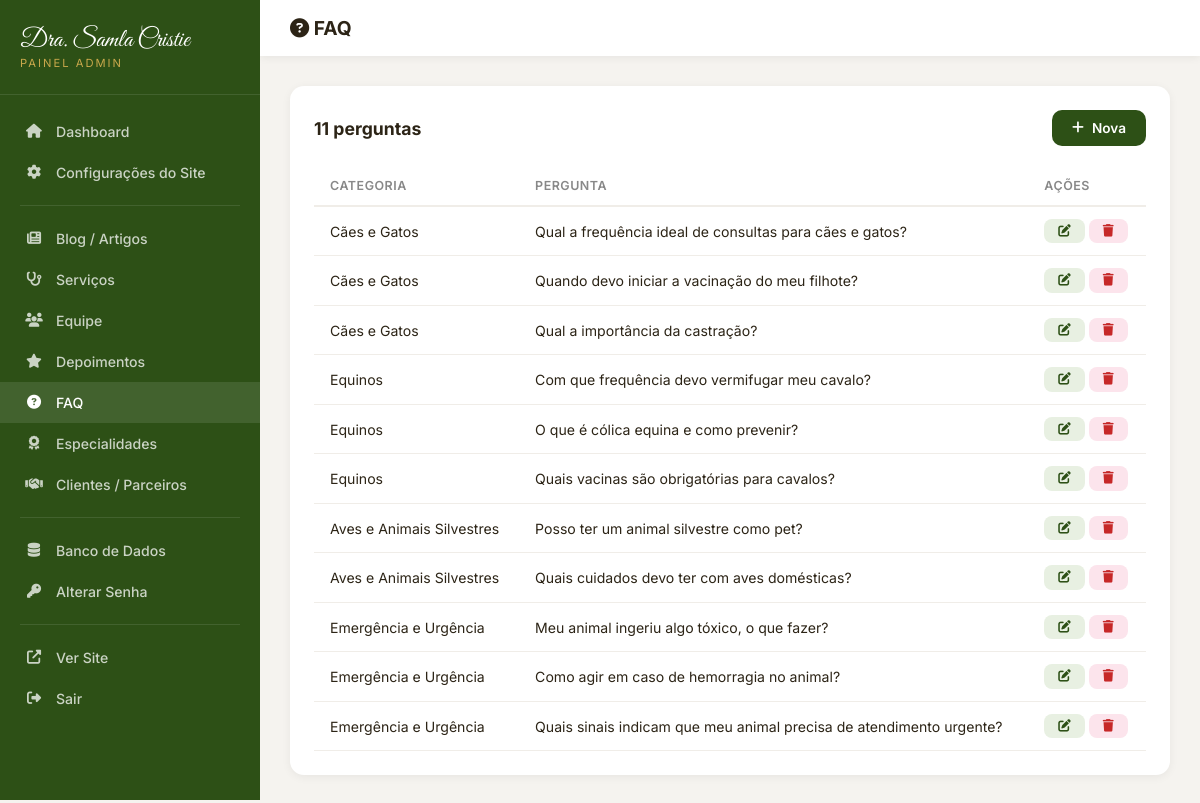
Screenshot of /admin/faq.php (signed in) with the database file from the repository.
### tables this page shows
CREATE TABLE IF NOT EXISTS `faq` (
    `id` INT AUTO_INCREMENT PRIMARY KEY,
    `category` VARCHAR(100) NOT NULL,
    `category_icon` VARCHAR(50) DEFAULT 'fas fa-paw',
    `question` VARCHAR(500) NOT NULL,
    `answer` TEXT NOT NULL,
    `sort_order` INT DEFAULT 0,
    `active` TINYINT(1) DEFAULT 1,
    `created_at` TIMESTAMP DEFAULT CURRENT_TIMESTAMP
);

### config.php (called while the page is built, shortened)
<?php
function e($str) {
    return htmlspecialchars($str ?? '', ENT_QUOTES, 'UTF-8');
}

### admin/faq.php (the view, shortened to what this page needs)
<?php
$db = getDB(); $msg = ''; $editItem = null;
$items=$db->query("SELECT * FROM faq ORDER BY sort_order")->fetchAll();
?>
<!DOCTYPE html><html lang="pt-BR"><head><meta charset="UTF-8"><meta name="viewport" content="width=device-width,initial-scale=1.0"><title>FAQ - Admin</title>
<link rel="stylesheet" href="https://cdnjs.cloudflare.com/ajax/libs/font-awesome/6.5.1/css/all.min.css"><link rel="stylesheet" href="admin.css"></head><body>
<div class="admin-wrapper"><?php include 'sidebar.php'; ?>
<div class="main-content"><div class="topbar"><div style="display:flex;align-items:center;gap:12px;"><h2><i class="fas fa-question-circle"></i> FAQ</h2></div></div>
<div class="content">
<?php if($editItem!==null):?>
<div class="admin-card"><form method="POST"><input type="hidden" name="id" value="<?=e($editItem['id'])?>">
<div class="form-grid">
<div class="form-group"><label>Categoria</label><input type="text" name="category" value="<?=e($editItem['category'])?>" required placeholder="Ex: Cães e Gatos"></div>
<div class="form-group"><label>Ícone da Categoria</label><input type="text" name="category_icon" value="<?=e($editItem['category_icon'])?>" placeholder="fas fa-paw"></div>
<div class="form-group form-full"><label>Pergunta</label><input type="text" name="question" value="<?=e($editItem['question'])?>" required></div>
<div class="form-group form-full"><label>Resposta (aceita HTML)</label><textarea name="answer" rows="4"><?=e($editItem['answer'])?></textarea></div>
<div class="form-group"><label>Ordem</label><input type="number" name="sort_order" value="<?=e($editItem['sort_order'])?>"></div>
<div class="form-group"><label style="margin-bottom:10px;">Status</label><label style="display:flex;align-items:center;gap:8px;font-size:0.9rem;text-transform:none;letter-spacing:0;"><input type="checkbox" name="active" <?=$editItem['active']?'checked':''?>> Ativo</label></div>
</div><div class="form-actions"><button type="submit" class="btn-save"><i class="fas fa-save"></i> Salvar</button><a href="faq.php" class="btn-cancel">Cancelar</a></div></form></div>
<?php else:?>
<div class="admin-card"><div class="admin-card-header"><h3><?=count($items)?> perguntas</h3><a href="faq.php?new=1" class="btn-add"><i class="fas fa-plus"></i> Nova</a></div>
<table class="admin-table"><thead><tr><th>Categoria</th><th>Pergunta</th><th>Ações</th></tr></thead><tbody>
<?php foreach($items as $i):?><tr><td><?=e($i['category'])?></td><td><?=e($i['question'])?></td>
<td><a href="faq.php?edit=<?=$i['id']?>" class="btn-sm btn-edit"><i class="fas fa-edit"></i></a> <a href="faq.php?delete=<?=$i['id']?>" class="btn-sm btn-delete" onclick="return confirm('Excluir?')"><i class="fas fa-trash"></i></a></td></tr>
<?php endforeach;?></tbody></table></div>
<?php endif;?></div></div></div></body></html>

### admin/admin.css (style rules this page uses)
* { margin:0; padding:0; box-sizing:border-box; }
body { font-family:'Inter',sans-serif; background:#f5f3ef; color:#2c2416; }
a { text-decoration:none; color:inherit; }
.admin-wrapper { display:flex; min-height:100vh; }
.main-content { flex:1; margin-left:260px; }
.topbar { background:#fff; padding:16px 30px; display:flex; justify-content:space-between; align-items:center; box-shadow:0 2px 8px rgba(0,0,0,0.06); position:sticky; top:0; z-index:50; }
.topbar h2 { font-size:1.2rem; font-weight:700; }
.content { padding:30px; }
.admin-card { background:#fff; border-radius:14px; padding:24px; box-shadow:0 2px 10px rgba(0,0,0,0.06); margin-bottom:24px; }
.admin-card-header { display:flex; justify-content:space-between; align-items:center; margin-bottom:20px; flex-wrap:wrap; gap:12px; }
.admin-card-header h3 { font-size:1.1rem; font-weight:700; }
.admin-table { width:100%; border-collapse:collapse; }
.admin-table th { text-align:left; padding:12px 16px; font-size:0.78rem; text-transform:uppercase; letter-spacing:0.5px; color:#888; border-bottom:2px solid #f0ede8; font-weight:600; }
.admin-table td { padding:12px 16px; border-bottom:1px solid #f0ede8; font-size:0.88rem; vertical-align:middle; }
.btn-sm { padding:6px 14px; border-radius:8px; font-size:0.78rem; font-weight:600; border:none; cursor:pointer; transition:all 0.2s; display:inline-flex; align-items:center; gap:5px; }
.btn-add { background:#2d5016; color:#fff; padding:10px 20px; border-radius:10px; font-size:0.85rem; font-weight:600; border:none; cursor:pointer; display:inline-flex; align-items:center; gap:8px; transition:all 0.2s; }
.btn-edit { background:#e8f0e2; color:#2d5016; }
.btn-delete { background:#fce4ec; color:#c62828; }

### rows the page displays
faq: category "Cães e Gatos", question "Qual a frequência ideal de consultas para cães e gatos?"
faq: category "Cães e Gatos", question "Quando devo iniciar a vacinação do meu filhote?"
faq: category "Cães e Gatos", question "Qual a importância da castração?"
faq: category "Equinos", question "Com que frequência devo vermifugar meu cavalo?"
faq: category "Equinos", question "O que é cólica equina e como prevenir?"
faq: category "Equinos", question "Quais vacinas são obrigatórias para cavalos?"
faq: category "Aves e Animais Silvestres", question "Posso ter um animal silvestre como pet?"
faq: category "Aves e Animais Silvestres", question "Quais cuidados devo ter com aves domésticas?"
faq: category "Emergência e Urgência", question "Meu animal ingeriu algo tóxico, o que fazer?"
faq: category "Emergência e Urgência", question "Como agir em caso de hemorragia no animal?"
faq: category "Emergência e Urgência", question "Quais sinais indicam que meu animal precisa de atendimento urgente?"

### other values shown
count($items) "11"
